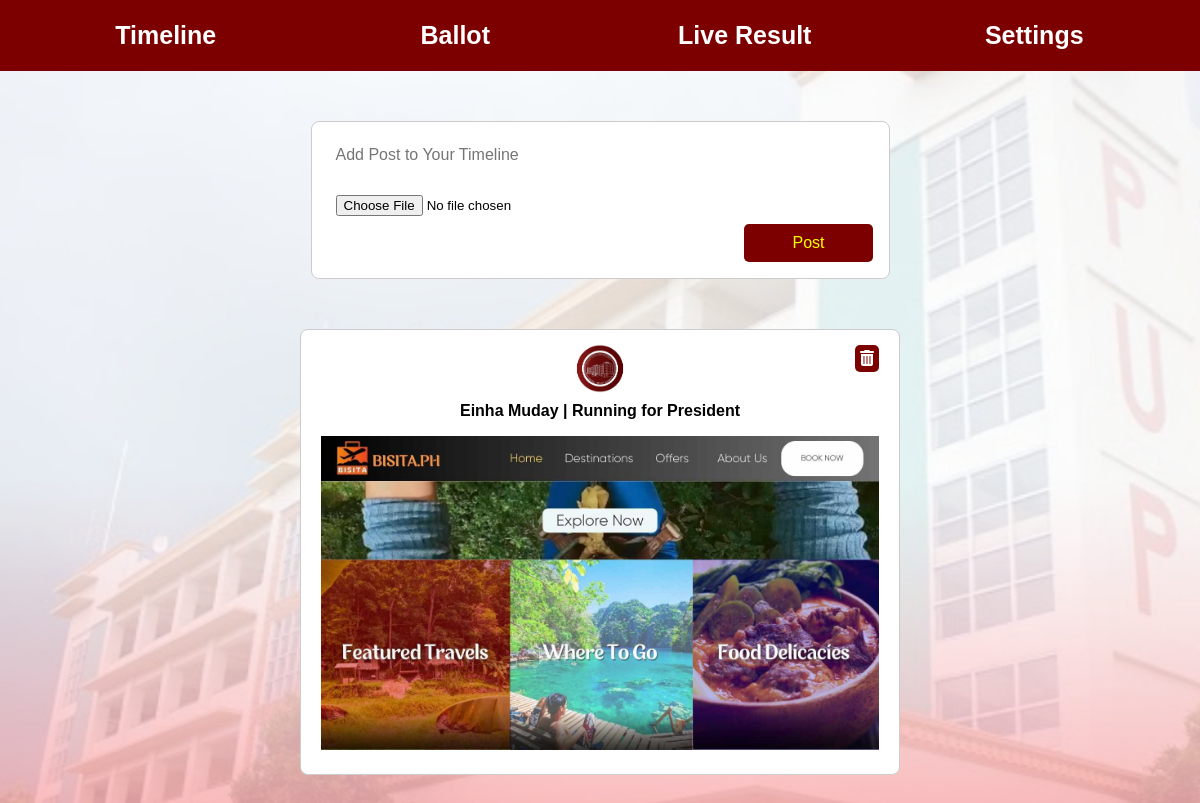
The page / (signed in) on the database its author committed.
### website/models.py (models this page shows)
class Post(db.Model):
    id = db.Column(db.Integer, primary_key=True)
    userId = db.Column(db.String(15), db.ForeignKey('user.userId'), nullable=False)
    userName = db.Column(db.String(200), nullable=False)
    text = db.Column(db.Text)
    image = db.Column(db.String(200))

### website/views.py (the view, shortened to what this page needs)
@views.route('/', methods=['GET', 'POST'])
@login_required
def home():
    posts = models.Post.query.all()
    if current_user.userType == "Admin":
        return render_template("Admin_Timeline.html", posts=posts)
    elif current_user.userType == "Student" and isCandidate() == True:
        return render_template("Candidate_Timeline.html", posts=posts)
    elif current_user.userType == "Student" and isCandidate() == False:
        return render_template("Voter_Timeline.html", posts=posts)

### website/__init__.py (called while the page is built)
def create_app():
    app = Flask(__name__)
    app.config['SECRET_KEY'] = 'secret'
    app.config['SQLALCHEMY_DATABASE_URI'] = f"sqlite:///{DB_NAME}"
    db.init_app(app)
    socketio.init_app(app)
    from .views import views
    from .auth import auth
    app.register_blueprint(views, url_prefix='/')
    app.register_blueprint(auth, url_prefix='/')
    from . import models
    create_database(app)
    login_manager = LoginManager()
    login_manager.login_view = 'auth.login'
    login_manager.init_app(app)
    @login_manager.user_loader
    def load_user(userId):
        return models.User.query.get(userId)
    return app

### website/templates/Admin_Timeline.html (shortened to what this page needs)
<!DOCTYPE html>
<html lang="en">
  <head>
    <link
      rel="stylesheet"
      href="https://cdnjs.cloudflare.com/ajax/libs/font-awesome/6.0.0-beta3/css/all.min.css"
    />
    <link rel="stylesheet" href="../static/styles/style.css" />
  </head>
  <body>
    <header>
      <nav>
        <ul>
          <li><a href="/">Timeline</a></li>
          <li><a href="#">Ballot</a></li>
          <li><a href="/live-results">Live Result</a></li>
          <li><a href="/settings">Settings</a></li>
        </ul>
      </nav>
    </header>
    <div class="add-post-section">
      <form action="/" method="POST" enctype="multipart/form-data">
        <textarea name="text" id="" placeholder="Add Post to Your Timeline" oninput="autoResize(this)"></textarea>
        <input type="file" name="post-image" id="">
        <button class="post-btn" type="submit">Post</button>
      </form>
    </div>
    {% for post in posts %}
    <div class="timeline">
      <div class="timeline-item">
        <div class="centered-icon">
          <img src="../static/images/CSC_LOGO.png" alt="User Icon" />
          <p style="font-weight: bold;">{{post.userName}} | Running for President</p>
        </div>
        <img class="post-image" src="{{post.image}}" alt="">
        <div class="options-icon">
          <div class="options-icon">
            <span class="option"><i class="fas fa-trash-alt" onclick="deletePost({{post.id}})"></i></span>
          </div>
        </div>
      </div>
    {% endfor %}
  </body>
</html>

### website/static/styles/style.css (style rules this page uses)
body { background-image: url("../images/Background.jpg"); background-size: cover; margin: 0; font-family: Arial, sans-serif; }
input { width: 100%; padding: 8px; box-sizing: border-box; margin-top: 5px; }
button { background-color: #7d0000; color: yellow; font-size: 16px; padding: 10px 132px; border: none; border-radius: 5px; cursor: pointer; }
header { background-color: #7d0000; color: white; text-align: center; padding: 1px; }
nav { color: white; text-align: center; padding: 20px; }
nav ul { list-style-type: none; margin: 0; padding: 0; display: flex; justify-content: space-between; }
nav li { flex: 1; }
nav a { text-decoration: none; color: white; font-weight: bold; font-size: 25px; }
.timeline { max-width: 600px; margin: 50px auto; }
.timeline-item { background-color: white; border: 1px solid #ccc; border-radius: 8px; padding: 20px; margin-bottom: 20px; position: relative; }
.centered-icon { text-align: center; }
.centered-icon img { width: 280px; border-radius: 50%; margin-top: -60px; margin-bottom: -65px; }
.options-icon { position: absolute; top: 10px; right: 10px; }
.option { margin-left: 10px; padding: 5px; background-color: #7d0000; color: white; border-radius: 5px; cursor: pointer; }
.add-post-section { background-color: #fff; border: 1px solid #ccc; border-radius: 8px; padding: 1rem; display: flex; align-items: center; max-width: 545px; margin: 50px auto; }

### website/templates/Admin_Timeline.html (style rules this page uses)
textarea { display: block; width: 100%; max-height: 12rem; padding: .5rem .5rem 0; border: none; outline: none; resize: none; overflow-y: hidden; font-family: inherit; font-size: inherit; }
form { display: block; width: 100%; }
.post-btn { display: block; background-color: #7d0000; color: yellow; font-size: 16px; padding: 10px 3rem; border: none; border-radius: 5px; cursor: pointer; margin-left: auto; }
.post-image { width: 100%; max-height: 150vh; }

### rows shown on the page
Post: userName "Einha Muday", image (picture)
